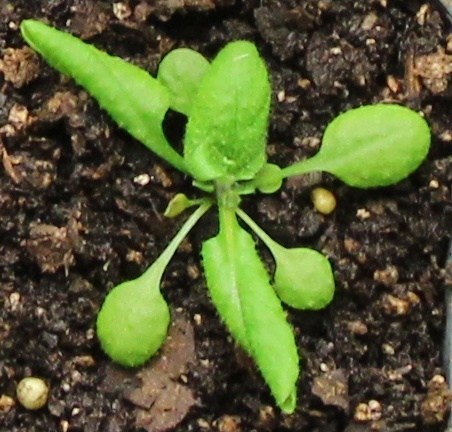
#> input picture rosette_logo.jpg, 452 x 432 px
$ python -i gamma_correction.py   (imports and definitions only)
#> lines starting #> are read from the running program, lines starting #| are printed output that depends on the picture
#> further down, picture is the input picture: shape (432, 452, 3); mean B, G, R 49.3, 90.2, 83.8
"""
Version: 1.5

Summary: Automatic image brightness adjustment based on gamma correction method

Author: suxing liu

Author-email: suxingliu@gmail.com

USAGE:

python3 gamma_correction.py -p /home/suxingliu/model-scan/test-image/ -ft jpg -gv 0.7


argument:
("-p", "--path", required = True,    help="path to image file")
("-ft", "--filetype", required=True,    help="Image filetype")

"""

#!/usr/bin/python
# Standard Libraries

import os,fnmatch
import argparse
import shutil
import cv2

import numpy as np

import glob


import multiprocessing
from multiprocessing import Pool
from contextlib import closing

import resource


# create result folder
# [35 lines left out: functions mkdir, adjust_gamma, not called in this run]


#apply CLAHE (Contrast Limited Adaptive Histogram Equalization) to perfrom image enhancement
def image_enhance(img):

    # CLAHE (Contrast Limited Adaptive Histogram Equalization)
    clahe = cv2.createCLAHE(clipLimit=3., tileGridSize=(8,8))

    # convert from BGR to LAB color space
    lab = cv2.cvtColor(img, cv2.COLOR_BGR2LAB)
#> lab: shape (432, 452, 3); mean of channels 0, 1, 2 90.7, 120.2, 148.7

    # split on 3 different channels
    l, a, b = cv2.split(lab)
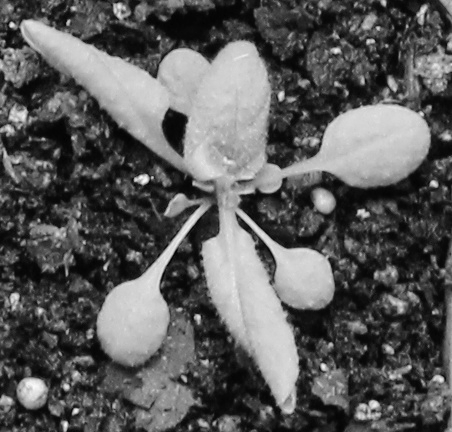
#> l: shape (432, 452); min 2, max 250, mean 90.7
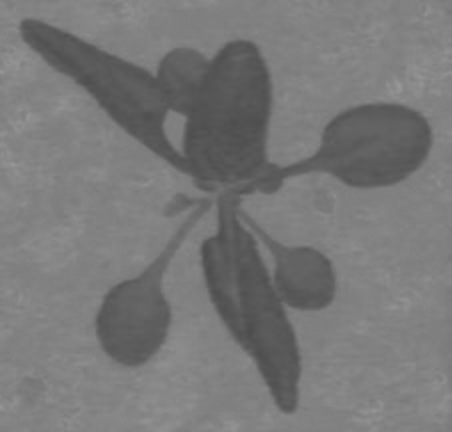
#> a: shape (432, 452); min 76, max 152, mean 120.2
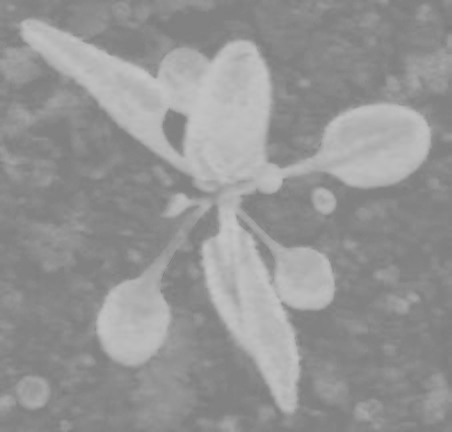
#> b: shape (432, 452); min 123, max 198, mean 148.7

    # apply CLAHE to the L-channel
    l2 = clahe.apply(l)
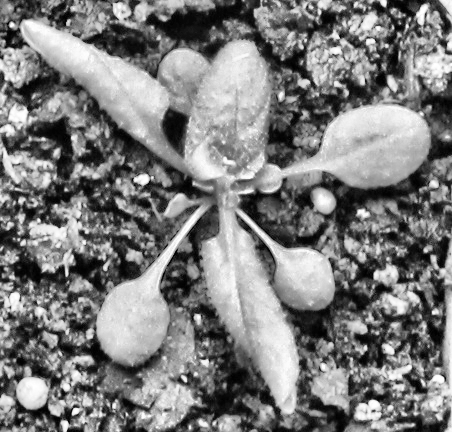
#> l2: shape (432, 452); min 0, max 255, mean 124.3

    # merge channels
    lab = cv2.merge((l2,a,b))
#> lab: shape (432, 452, 3); mean of channels 0, 1, 2 124.3, 120.2, 148.7

    # convert from LAB to BGR
    img_enhance = cv2.cvtColor(lab, cv2.COLOR_LAB2BGR)
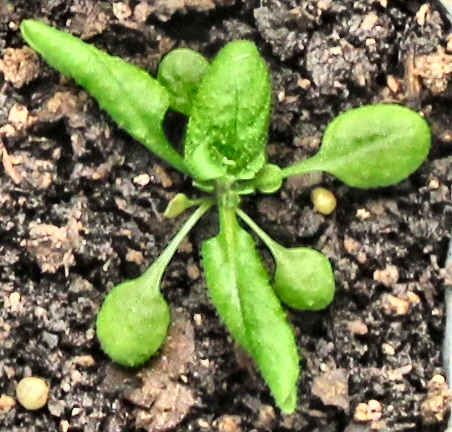
#> img_enhance: shape (432, 452, 3); mean B, G, R 80.6, 122.4, 116.9

    return img_enhance


# [32 lines left out: function gamma_correction, not called in this run]


# [51 lines not run here, left out]


>>> import cv2
>>> picture = cv2.imread('rosette_logo.jpg')
>>> result = image_enhance(picture)
